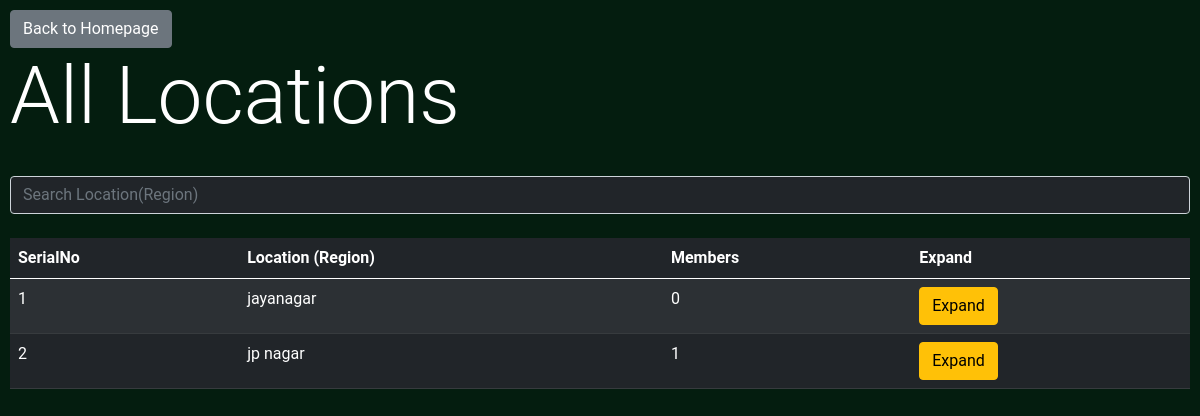
The app's page /admin/viewdata/locations (signed in), older data.
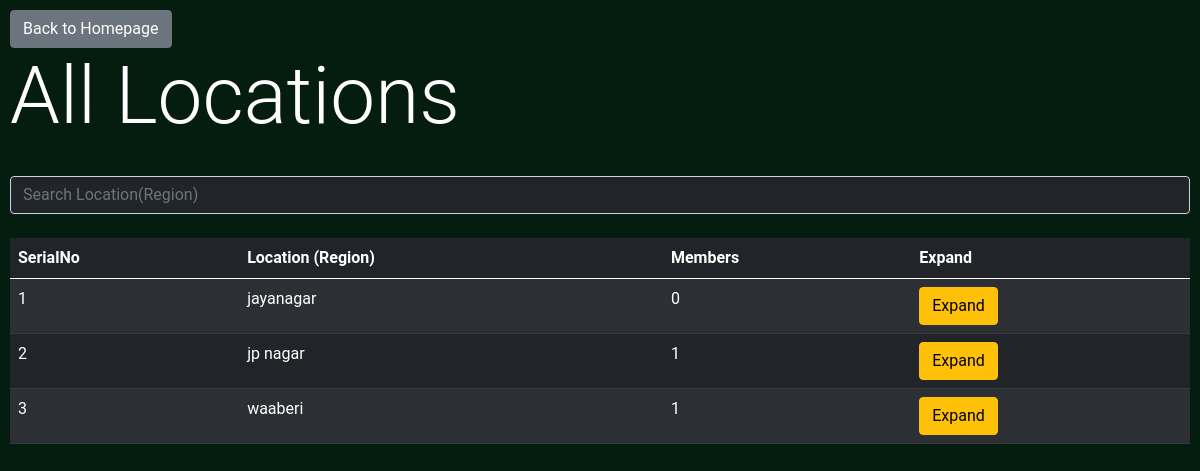
The same page, newer data.
### BusManager/models.py (models this page shows, shortened)
class LocationModel(db.Model):
	id = db.Column(db.Integer, primary_key=True)
	location_name = db.Column(db.String)

### BusManager/admin/routes.py (the view)
@admin.route('/viewdata/locations')
@login_required
def data_locations():
	locations = LocationModel.query.all()
	data = []
	for L in locations:
		data.append({
			'location_name': L.location_name,
			'id': L.id,
			'members': len(L.students.all()) #+ len(L.drivers.all()),
		})
	return render_template('getdata/locations.html', locations=data, title='Locations')

### BusManager/models.py (called while the page is built)
@login_manager.user_loader
def load_user(user_id):
    return AdminUser.query.get(int(user_id))

### BusManager/templates/getdata/locations.html (shortened to what this page needs)
{% extends 'bs_layout.html' %}
{% block content %}
<a class="btn btn-secondary" href="{{url_for('admin.admin_home')}}">Back to Homepage</a>
<h1 class='display-1'>All Locations</h1>
<br>
<input type="text" id="searchbar" class="form-control bg-dark text-light" placeholder="Search Location(Region)" onkeyup="tableFilterer(1)"><br>
<table class="table table-striped table-dark" id="tbl">
  <thead>
    <tr>
    <th scope="col">SerialNo</th>
      <th scope="col">Location (Region)</th>
	  <th scope="col">Members</th>
      <th scope="col">Expand</th>
    </tr>
  </thead>
  <tbody id='tbdy'>
    {% for e in locations %}
       <tr data-id="-1">
       <td>{{loop.index}}</td>
        <td>{{e['location_name']}}</td>
        <td>{{e['members']}}</td>
        <td><button class="btn btn-warning" onclick=Expand({{e['id']}})>Expand</button></td>
      </tr>
    {% endfor %}
  </tbody>
</table>
{% endblock content %}

Row changes from the older to the newer data that the page shows:
added LocationModel: location_name "waaberi", members "1"
